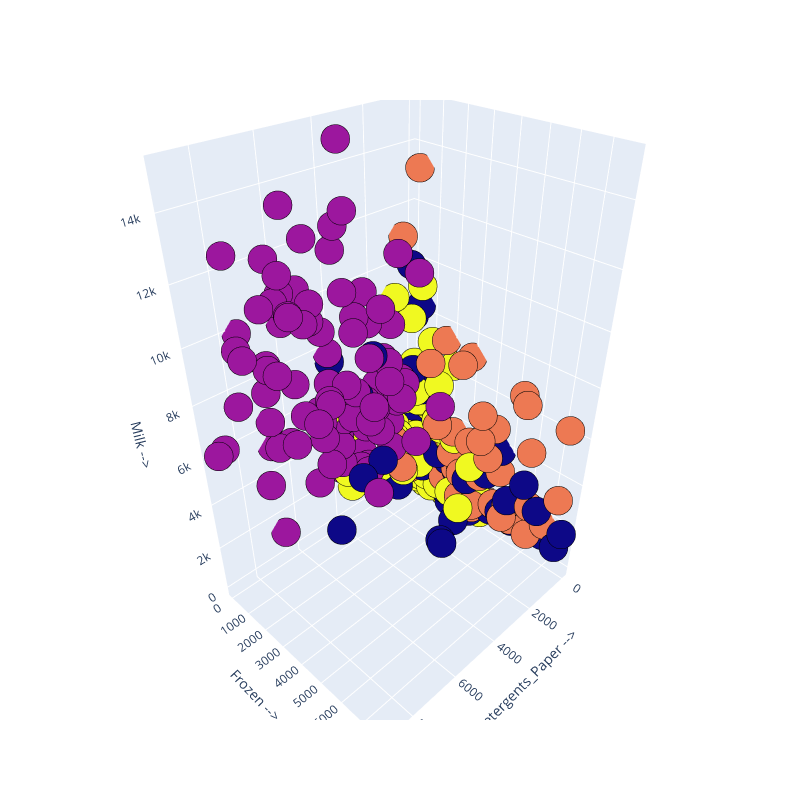

Write notebook code for a chart like this one.
### Markdown cell above
All clusters have scores above the average score for the dataset (represented by the red dashed line), a criterion in Silhouette selection. None of the Silhouette graphs is ideal because of the variance in the width of the clusters, with k=3-5 clusters looking the most even. Combining the results of the Elbow and Silhouette method suggest k=4 is the best.

### Code cell
# Full Model
# import plotly.graph_objs as go
# K-means using k = 4
kmeans = KMeans(n_clusters=4)
kmeans.fit(scaled_wno)
y_kmeans = kmeans.predict(scaled_wno)

## 3D plot 
Scene = dict(xaxis = dict(title  = 'Detergents_Paper -->'),yaxis = dict(title  = 'Frozen -->'),zaxis = dict(title  = 'Milk -->'))

labels = kmeans.labels_
# Create the scatter plot
trace = go.Scatter3d(
    x=whole_no_outliers['Detergents_Paper'],
    y=whole_no_outliers['Frozen'],
    z=whole_no_outliers['Milk'],
    mode='markers',
    marker=dict(color=labels, size=10, line=dict(color='black', width=10))
)
# Set the layout and create the plot
layout = go.Layout(margin=dict(l=0,r=0),scene = Scene,height = 800,width = 800)
data = [trace]
fig = go.Figure(data = data, layout = layout)
fig.show()

### Figure 1 — Plotly figure (JSON) as saved in the notebook; plotly's stock layout.template omitted (floating-point values rounded to 4 significant figures; data arrays with more than 128 entries replaced by an {"elided": "..."} marker saying what was removed)
{"data": [{"marker": {"color": {"elided": "332 int values"}, "line": {"color": "black", "width": 10}, "size": 10}, "mode": "markers", "type": "scatter3d", "x": {"elided": "332 int values"}, "y": {"elided": "332 int values"}, "z": {"elided": "332 int values"}}], "layout": {"height": 800, "margin": {"l": 0, "r": 0}, "scene": {"xaxis": {"title": {"text": "Detergents_Paper -->"}}, "yaxis": {"title": {"text": "Frozen -->"}}, "zaxis": {"title": {"text": "Milk -->"}}}, "width": 800}}
